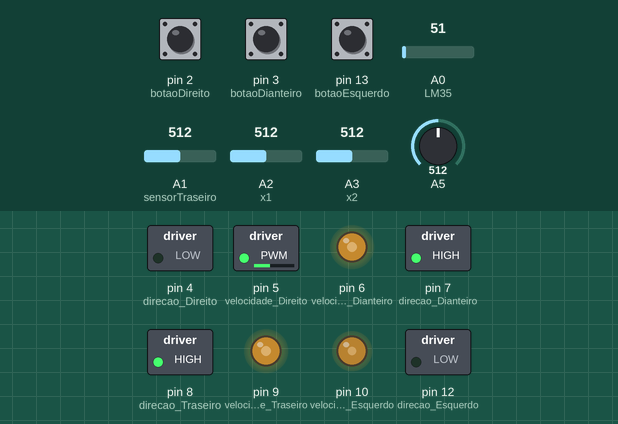
The sketch below on a simulated Arduino Uno, built with avr-gcc and run on an emulated ATmega328P. On the bench: switched loads named in the sketch (green lamp = pin HIGH), output pins drawn as LEDs (lit = HIGH). The test bench sets the inputs (shaded band); at power-on: pin 2 (botaoDireito) HIGH, pin 3 (botaoDianteiro) HIGH, pin 13 (botaoEsquerdo) HIGH, A0 (LM35) = 51, A1 (sensorTraseiro) = 512, A2 (x1) = 512, A3 (x2) = 512, A5 = 512. Random numbers use the default seed unless the sketch sets one.

Above: at 0.1 s.
Timing chart, 0 to 1.6 s (numbered marks = the images above):
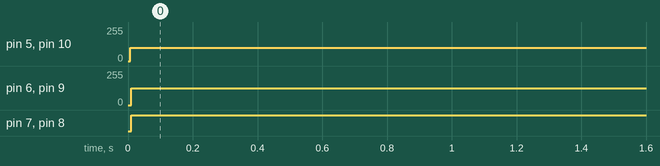

Measured:
- by itself, pin 5 (velocidade_Direito), pin 10 (velocidade_Esquerdo): 0/255 → 100/255 at 0.01 s
- by itself, pin 6 (velocidade_Dianteiro), pin 9 (velocidade_Traseiro): 0/255 → 127/255 at 0.01 s
- by itself, pin 7 (direcao_Dianteiro), pin 8 (direcao_Traseiro): LOW → HIGH at 0.01 s

The sketch:

drd4.ino
```cpp
///Variáveis Método LDR
// Nos de entrada
#define x1 A2 //LDR DIREITA
int val1 = 0;
int valRef1 = 0;
#define x2 A3 //LDR ESQUERDA
int val2 = 0;
int valRef2 = 0;

//Dados neurais do motor dianteiro
float wDi[12]; //Pesos Sinapticos
float thEscDi[3]; //threshold da camada escondida
float thSadDi[2]; //threshold da camada de saida
int y4Di; //direcao
float y5Di; //velocidade
float avaliacaoCicloDi;
int pesosEntradaDi = 0; //controle de atualização
int thresholdEscondidaDi = 0;
int pesosEscondidoDi = 6;
int thresholdSaidaDi = 0;

//Dados neurais do motor traseiro
float wTr[12]; //Pesos Sinapticos
float thEscTr[3]; //threshold da camada escondida
float thSadTr[2]; //threshold da camada de saida
int y4Tr; //direcao
float y5Tr; //velocidade
float avaliacaoCicloTr;
int pesosEntradaTr = 0; //controle de atualização
int thresholdEscondidaTr = 0;
int pesosEscondidoTr = 6;
int thresholdSaidaTr = 0;

//Variavel da funçao redeneural
const float e = 2.72;

//Varíavel Método Temperatura
#define LM35 A0

//Variáveis Metodo Movimento
#define direcao_Dianteiro 7
#define velocidade_Dianteiro 6
#define direcao_Traseiro 8
#define velocidade_Traseiro 9
#define direcao_Direito 4
#define velocidade_Direito 5
#define direcao_Esquerdo 12
#define velocidade_Esquerdo 10
unsigned long tempoMotor = 0;
unsigned long tempoMotorDelay = 50;

//Variveis movimento motor esquerdo e direito
int contadorEsquerdo = 0;
int contadorDireito = 0;


//Variáveis de Indicador de giro
#define botaoEsquerdo 13
int valorEsquerdo = 1;
#define botaoDireito 2
int valorDireito = 1;
#define botaoDianteiro 3
int valorDianteiro = 1;
#define sensorTraseiro A1
int valorTraseiroInicial = 0;
int valorTraseiroFinal = 0;
bool movimento = false;

//Gerador de numeros aleatorios decimais
float randomFloat (float minimo, float maximo) {
  return minimo + random(1UL << 31) * (maximo - minimo) / (1UL << 31);
}


void redeNeuralDi(float x1, float x2) {

  //Calculo da matriz produto
  int indice1 = 0;
  float x[2] = {x1, x2};
  float produto1[3][2]; //Matriz Produto
  for (int j = 0; j < 2; j++) { //Percorrendo as colunas
    for (int i = 0; i < 3; i++) { //Percorrendo as linhas
      produto1[i][j] = wDi[indice1] * x[j];
      indice1++;
    }
  }

  //Calculo do Potencial de ativaçao
  float a[3];
  for (int i = 0; i < 3; i++) { //Percorrendo a matriz de potencial
    a[i] = (produto1[i][0] + produto1[i][1]) - thEscDi[i];
  }

  //Função de Ativação Sigmoide
  float f1[3];
  for (int i = 0; i < 3; i++) {
    float sig = pow(e, a[i]);
    f1[i] = sig / (sig + 1);
  }

  //Condiçao de ativaçao
  float y1[3]; //resultado da camada escondida
  for (int i = 0; i < 3; i++) {
    if (f1[i] > thEscDi[i]) {
      y1[i] = 1;
    } else {
      y1[i] = 0;
    }
  }

  //Calculo da matriz produto
  int indice2 = 6;
  float produto2[2][3]; //Matriz Produto
  for (int j = 0; j < 3; j++) { //Percorrendo as colunas
    for (int i = 0; i < 2; i++) { //Percorrendo as linhas
      produto2[i][j] = wDi[indice2] * y1[j];
      indice2++;
    }
  }

  //Calculo do Potencial de ativaçao
  float b[2];
  for (int i = 0; i < 2; i++) { //Percorrendo a matriz de potencial
    b[i] = (produto2[i][0] + produto2[i][1] + produto2[i][2]) - thSadDi[i];
  }

  //Função de Ativação Sigmoide
  float f2[2];
  for (int i = 0; i < 2; i++) {
    float sig = pow(e, b[i]);
    f2[i] = sig / (sig + 1);
  }

  //Condiçao de ativaçao
  float y2[2]; //resultado da camada de saida
  if (f2[0] > thSadDi[0]) {//análise do valor para direção
    y2[0] = 1;
  } else {
    y2[0] = 0;
  }
  if (f2[1] > thSadDi[1]) {//análise do valor para velocidade
    y2[1] = map(f2[1], -1, 1, 0, 255); //Mapea os números para o intervalo do PWM
  }


  //armazenamento do resultado
  y4Di = int(y2[0]); //direcao
  y5Di = y2[1]; //velocidade

  //Avaliaçao do final do ciclo
  float fx2 = 2 * x[1];
  float gx2 = x[1] / 2;
  float avaliacaoCicloAnterior = avaliacaoCicloDi;
  if (x[0] < fx2 && x[0] > gx2) {
    avaliacaoCicloDi = max(x[1], x[0]) - min(x[1], x[0]);;
  }

  //Correção do ciclo neural
  //caso o valor do ciclo atual for maior que anterior a correção é necessária
  if (avaliacaoCicloAnterior < avaliacaoCicloDi) {
    randomSeed(analogRead(A5));
    //Correção dos pesos de entrada
    if (pesosEntradaDi < 6) {
      wDi[pesosEntradaDi] = randomFloat(-1, 1);
      pesosEntradaDi++;
      wDi[pesosEntradaDi] = randomFloat(-1, 1);
      pesosEntradaDi++;
    } else {
      pesosEntradaDi = 0;
    }
    //correção dos threshold da camda escondida
    if (thresholdEscondidaDi < 3) {
      thEscDi[thresholdEscondidaDi] = randomFloat(-1, 1);
      thresholdEscondidaDi++;
    } else {
      thresholdEscondidaDi = 0;
    }
    //correção dos pesos da camada escondida
    if (pesosEscondidoDi < 12) {
      wDi[pesosEscondidoDi] = randomFloat(-1, 1);
      pesosEscondidoDi++;
      wDi[pesosEscondidoDi] = randomFloat(-1, 1);
      pesosEscondidoDi++;
    } else {
      pesosEscondidoDi = 6;
    }
    //correção dos threshold da camada de saída
    if (thresholdSaidaDi < 2) {
      thSadDi[thresholdSaidaDi] = randomFloat(-1, 1);
      thresholdSaidaDi++;
    } else {
      thresholdSaidaDi = 0;
    }
  }

}//fim da rede neural do motor dianteiro

void redeNeuralTr(float x1, float x2) {

  //Calculo da matriz produto
  int indice1 = 0;
  float x[2] = {x1, x2};
  float produto1[3][2]; //Matriz Produto
  for (int j = 0; j < 2; j++) { //Percorrendo as colunas
    for (int i = 0; i < 3; i++) { //Percorrendo as linhas
      produto1[i][j] = wTr[indice1] * x[j];
      indice1++;
    }
  }

  //Calculo do Potencial de ativaçao
  float a[3];
  for (int i = 0; i < 3; i++) { //Percorrendo a matriz de potencial
    a[i] = (produto1[i][0] + produto1[i][1]) - thEscTr[i];
  }

  //Função de Ativação Sigmoide
  float f1[3];
  for (int i = 0; i < 3; i++) {
    float sig = pow(e, a[i]);
    f1[i] = sig / (sig + 1);
  }

  //Condiçao de ativaçao
  float y1[3]; //resultado da camada escondida
  for (int i = 0; i < 3; i++) {
    if (f1[i] > thEscTr[i]) {
      y1[i] = 1;
    } else {
      y1[i] = 0;
    }
  }

  //Calculo da matriz produto
  int indice2 = 6;
  float produto2[2][3]; //Matriz Produto
  for (int j = 0; j < 3; j++) { //Percorrendo as colunas
    for (int i = 0; i < 2; i++) { //Percorrendo as linhas
      produto2[i][j] = wTr[indice2] * y1[j];
      indice2++;
    }
  }

  //Calculo do Potencial de ativaçao
  float b[2];
  for (int i = 0; i < 2; i++) { //Percorrendo a matriz de potencial
    b[i] = (produto2[i][0] + produto2[i][1] + produto2[i][2]) - thSadTr[i];
  }

  //Função de Ativação Sigmoide
  float f2[2];
  for (int i = 0; i < 2; i++) {
    float sig = pow(e, b[i]);
    f2[i] = sig / (sig + 1);
  }

  //Condiçao de ativaçao
  float y2[2]; //resultado da camada de saida
  if (f2[0] > thSadTr[0]) {//análise do valor para direção
    y2[0] = 1;
  } else {
    y2[0] = 0;
  }
  if (f2[1] > thSadTr[1]) {//análise do valor para velocidade
    y2[1] = map(f2[1], -1, 1, 0, 255); //Mapea os números para o intervalo do PWM
  }

  //armazenamento do resultado
  y4Tr = int(y2[0]); //direcao
  y5Tr = y2[1]; //velocidade

  //Avaliaçao do final do ciclo
  float fx2 = 2 * x[1];
  float gx2 = x[1] / 2;
  float avaliacaoCicloAnterior = avaliacaoCicloTr;
  if (x[0] < fx2 && x[0] > gx2) {
    avaliacaoCicloTr = max(x[1], x[0]) - min(x[1], x[0]);
  }

  //Correção do ciclo neural
  //caso o valor do ciclo atual for maior que anterior a correção é necessária
  if (avaliacaoCicloAnterior < avaliacaoCicloTr) {
    randomSeed(analogRead(A5));
    //Correção dos pesos de entrada
    if (pesosEntradaTr < 6) {
      wTr[pesosEntradaTr] = randomFloat(-1, 1);
      pesosEntradaTr++;
      wTr[pesosEntradaTr] = randomFloat(-1, 1);
      pesosEntradaTr++;
    } else {
      pesosEntradaTr = 0;
    }
    //correção dos threshold da camda escondida
    if (thresholdEscondidaTr < 3) {
      thEscTr[thresholdEscondidaTr] = randomFloat(-1, 1);
      thresholdEscondidaTr++;
    } else {
      thresholdEscondidaTr = 0;
    }
    //correção dos pesos da camada escondida
    if (pesosEscondidoTr < 12) {
      wTr[pesosEscondidoTr] = randomFloat(-1, 1);
      pesosEscondidoTr++;
      wTr[pesosEscondidoTr] = randomFloat(-1, 1);
      pesosEscondidoTr++;
    } else {
      pesosEscondidoTr = 6;
    }
    //correção dos threshold da camada de saída
    if (thresholdSaidaTr < 2) {
      thSadTr[thresholdSaidaTr] = randomFloat(-1, 1);
      thresholdSaidaTr++;
    } else {
      thresholdSaidaTr = 0;
    }
  }


}//fim da rede neural motor traseiro

float temperaturaL293D () {
  float temperatura = (float(analogRead(LM35)) * 5 / (1023)) / 0.023;
  return temperatura;

}//fim de temperaturaL293D

int LDR1 () {
  val1 = analogRead(x1);
  if (val1 != valRef1 && val1 != (valRef1 + 1) && val1 != (valRef1 - 1) && val1 != (valRef1 + 2) && val1 != (valRef1 - 2)) {
    valRef1 = val1;
  }//fim de if
  return valRef1;
}//fim de LDR1

int LDR2 () {
  val2 = analogRead(x2);
  if (val2 != valRef2 && val2 != (valRef2 + 1) && val2 != (valRef2 - 1) && val2 != (valRef2 + 2) && val2 != (valRef2 - 2)) {
    valRef2 = val2;
  }//fim de if
  return valRef2;
}//fim de LDR2

void motorDianteiro ( int direcao, int velocidade) {
  valorDianteiro = digitalRead(botaoDianteiro);
  if (temperaturaL293D () > 85) {
    analogWrite(velocidade_Dianteiro, 0);
  } else if (valorDianteiro = 1) { //quando o valor for zero o botao esta pressionado
    digitalWrite(direcao_Dianteiro, direcao);
    analogWrite(velocidade_Dianteiro, velocidade);
  } else {
    analogWrite(velocidade_Dianteiro, 0);
  }
}//fim de motorDianteiro

void motorTraseiro (int direcao, int velocidade) {
  digitalWrite(direcao_Traseiro, direcao);
  analogWrite(velocidade_Traseiro, velocidade);

  tempoMotor = millis();
  do {
    if ((millis() - tempoMotor) > tempoMotorDelay) {
      valorTraseiroInicial = analogRead(sensorTraseiro);
    }
  } while ((millis() - tempoMotor) < tempoMotorDelay); //fim de while

  do {
    if ((millis() - tempoMotor) > tempoMotorDelay) {
      valorTraseiroFinal = analogRead(sensorTraseiro);
    }
  } while ((millis() - tempoMotor) < tempoMotorDelay); //fim de while

  if ((valorTraseiroInicial < 60 && valorTraseiroFinal > 100) || (valorTraseiroInicial > 100 && valorTraseiroFinal < 60)) {
    movimento = true;
  } else {
    movimento = false;
  }

  if ( movimento == false || (temperaturaL293D () > 85)) {
    analogWrite(velocidade_Traseiro, 0);
  }
}//fim de motorTraseiro

void motorDireito ( int direcao, int velocidade) {
  valorDireito = digitalRead(botaoDireito);
  if (valorDireito = 1) {
    digitalWrite(direcao_Direito, direcao);
    analogWrite(velocidade_Direito, velocidade);
  } else {
    analogWrite(velocidade_Direito, 0);
  }
}//fim de motorDireito

void motorEsquerdo ( int direcao, int velocidade) {
  valorEsquerdo = digitalRead(botaoEsquerdo);
  if (valorEsquerdo = 1) {
    digitalWrite(direcao_Esquerdo, direcao);
    analogWrite(velocidade_Esquerdo, velocidade);
  } else {
    analogWrite(velocidade_Esquerdo, 0);
  }
}//fim de motorEsquerdo

void setup() {
  //Comunicação Serial
  Serial.begin(9600); // abre a porta serial, configura a taxa de transferência para 9600 bps

  //Para Movimento
  pinMode(direcao_Dianteiro, OUTPUT);
  pinMode(velocidade_Dianteiro, OUTPUT);
  pinMode(direcao_Traseiro, OUTPUT);
  pinMode(velocidade_Traseiro, OUTPUT);
  pinMode(direcao_Direito, OUTPUT);
  pinMode(velocidade_Direito, OUTPUT);
  pinMode(direcao_Esquerdo, OUTPUT);
  pinMode(velocidade_Esquerdo, OUTPUT);

  //Para Indicador de giro
  pinMode(botaoEsquerdo, INPUT_PULLUP);
  pinMode(botaoDianteiro, INPUT_PULLUP);
  pinMode(botaoDireito, INPUT_PULLUP);

  //Para iniciar aleatoriamento o valor dos pesos
  for (int p = 0; p < 12; p++) {
    randomSeed(analogRead(A5));
    wDi[p] = randomFloat(-1, 1);
    wTr[p] = randomFloat(-1, 1);
  }
  //Para iniciar aleatoriamento o valor do threshold da camada escondida
  for (int p = 0; p < 3; p++) {
    randomSeed(analogRead(A5));
    thEscDi[p] = randomFloat(-1, 1);
    thEscTr[p] = randomFloat(-1, 1);
  }
  //Para iniciar aleatoriamento o valor do threshold da camada de saida
  for (int p = 0; p < 2; p++) {
    randomSeed(analogRead(A5));
    thSadDi[p] = randomFloat(-1, 1);
    thSadTr[p] = randomFloat(-1, 1);
  }


}//fim setup

void loop() {

  //Faz a varedura da area com o LDR esquerdo
  if (contadorEsquerdo = 0) {
    motorEsquerdo(contadorEsquerdo, 100);
    contadorEsquerdo++;
  } else {
    motorEsquerdo(contadorEsquerdo, 100);
    contadorEsquerdo = 0;
  }

  //Faz a varredura da area com o LDR direito
  if (contadorDireito = 0) {
    motorDireito(contadorDireito, 100);
    contadorDireito++;
  } else {
    motorDireito(contadorDireito, 100);
    contadorDireito = 0;
  }

  redeNeuralDi(LDR1 (), LDR2 ());
  motorDianteiro (y4Di, y5Di);

  redeNeuralTr(LDR1 (), LDR2 ());
  motorTraseiro (y4Tr, y5Tr);


}//fim de loop
```
